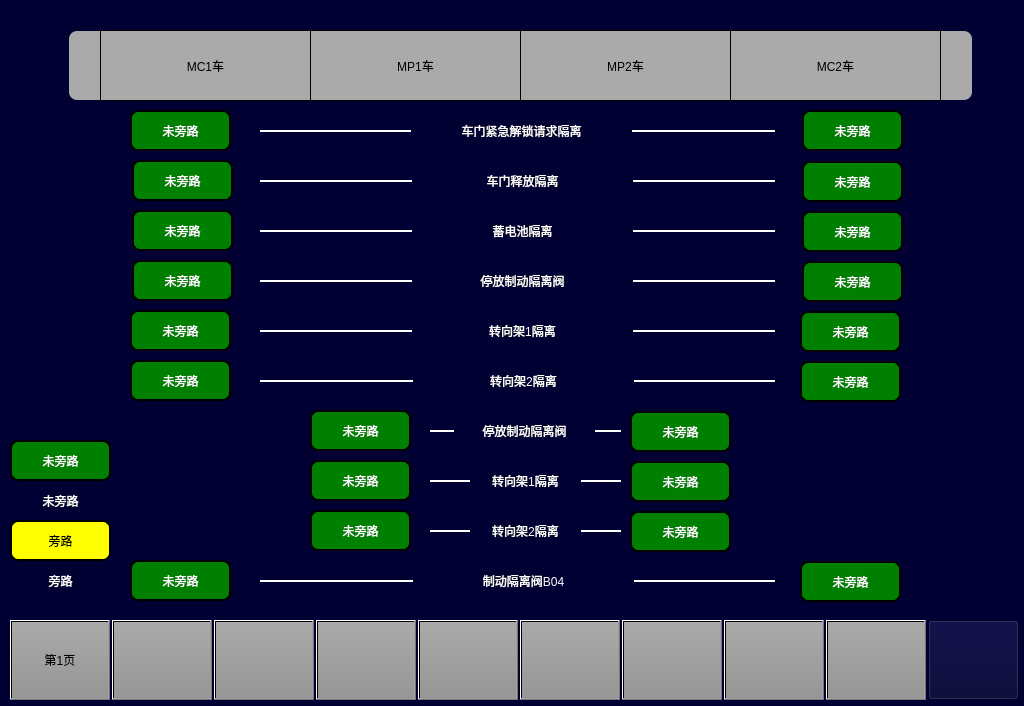
 <widget class="QWidget" name="ByPassPage2">
  <property name="geometry">
   <rect>
    <x>0</x>
    <y>0</y>
    <width>1024</width>
    <height>706</height>
   </rect>
  </property>
  <property name="windowTitle">
   <string>Form</string>
  </property>
  <property name="styleSheet">
   <string notr="true">background-color: rgb(0, 0, 50);</string>
  </property>
  <widget class="QPushButton" name="BTN7">
   <property name="geometry">
    <rect>
     <x>622</x>
     <y>620</y>
     <width>100</width>
     <height>80</height>
    </rect>
   </property>
   <property name="focusPolicy">
    <enum>Qt::NoFocus</enum>
   </property>
   <property name="styleSheet">
    <string notr="true">	font: 20px, &quot;微软雅黑&quot;;
    color: black;
	transparent;background:qlineargradient(spread:pad,x1:0,y1:0,x2:0,y2:1,stop:0 rgba(170,170,170,255),stop:1 rgba(150,150,150,255));
</string>
   </property>
   <property name="text">
    <string/>
   </property>
  </widget>
  <widget class="QLabel" name="lbl5_2">
   <property name="geometry">
    <rect>
     <x>800</x>
     <y>311</y>
     <width>101</width>
     <height>41</height>
    </rect>
   </property>
   <property name="styleSheet">
    <string notr="true">font: 20px  &quot;微软雅黑&quot;;
color: white;
background-color: green;
border:2px  solid black;
border-radius:8px;</string>
   </property>
   <property name="text">
    <string>未旁路</string>
   </property>
   <property name="alignment">
    <set>Qt::AlignCenter</set>
   </property>
  </widget>
  <widget class="QLabel" name="LBL1_5">
   <property name="geometry">
    <rect>
     <x>412</x>
     <y>310</y>
     <width>221</width>
     <height>41</height>
    </rect>
   </property>
   <property name="styleSheet">
    <string notr="true">font: 20px  &quot;微软雅黑&quot;;
color: white;
</string>
   </property>
   <property name="text">
    <string>转向架1隔离</string>
   </property>
   <property name="alignment">
    <set>Qt::AlignCenter</set>
   </property>
  </widget>
  <widget class="QLabel" name="LBL1_2">
   <property name="geometry">
    <rect>
     <x>412</x>
     <y>160</y>
     <width>221</width>
     <height>41</height>
    </rect>
   </property>
   <property name="styleSheet">
    <string notr="true">font: 20px  &quot;微软雅黑&quot;;
color: white;
</string>
   </property>
   <property name="text">
    <string>车门释放隔离</string>
   </property>
   <property name="alignment">
    <set>Qt::AlignCenter</set>
   </property>
  </widget>
  <widget class="QLabel" name="lbl1_1">
   <property name="geometry">
    <rect>
     <x>130</x>
     <y>110</y>
     <width>101</width>
     <height>41</height>
    </rect>
   </property>
   <property name="styleSheet">
    <string notr="true">font: 20px  &quot;微软雅黑&quot;;
color: white;
background-color: green;
border:2px  solid black;
border-radius:8px;</string>
   </property>
   <property name="text">
    <string>未旁路</string>
   </property>
   <property name="alignment">
    <set>Qt::AlignCenter</set>
   </property>
  </widget>
  <widget class="QPushButton" name="BTN6">
   <property name="geometry">
    <rect>
     <x>520</x>
     <y>620</y>
     <width>100</width>
     <height>80</height>
    </rect>
   </property>
   <property name="focusPolicy">
    <enum>Qt::NoFocus</enum>
   </property>
   <property name="styleSheet">
    <string notr="true">	font: 20px, &quot;微软雅黑&quot;;
    color: black;
	transparent;background:qlineargradient(spread:pad,x1:0,y1:0,x2:0,y2:1,stop:0 rgba(170,170,170,255),stop:1 rgba(150,150,150,255));
</string>
   </property>
   <property name="text">
    <string/>
   </property>
  </widget>
  <widget class="QLabel" name="linelbl1_2">
   <property name="geometry">
    <rect>
     <x>260</x>
     <y>180</y>
     <width>515</width>
     <height>2</height>
    </rect>
   </property>
   <property name="styleSheet">
    <string notr="true">border: 2px solid white;
</string>
   </property>
   <property name="text">
    <string/>
   </property>
   <property name="alignment">
    <set>Qt::AlignCenter</set>
   </property>
  </widget>
  <widget class="QLabel" name="lbl_cab1_active">
   <property name="geometry">
    <rect>
     <x>75</x>
     <y>55</y>
     <width>16</width>
     <height>17</height>
    </rect>
   </property>
   <property name="styleSheet">
    <string notr="true">background-color: rgb(0, 176, 80);
border-radius:8px;</string>
   </property>
   <property name="text">
    <string/>
   </property>
  </widget>
  <widget class="QLabel" name="lbl3_1">
   <property name="geometry">
    <rect>
     <x>132</x>
     <y>210</y>
     <width>101</width>
     <height>41</height>
    </rect>
   </property>
   <property name="styleSheet">
    <string notr="true">font: 20px  &quot;微软雅黑&quot;;
color: white;
background-color: green;
border:2px  solid black;
border-radius:8px;</string>
   </property>
   <property name="text">
    <string>未旁路</string>
   </property>
   <property name="alignment">
    <set>Qt::AlignCenter</set>
   </property>
  </widget>
  <widget class="QLabel" name="ZeroSpeedTC2lbl_4">
   <property name="geometry">
    <rect>
     <x>10</x>
     <y>440</y>
     <width>101</width>
     <height>41</height>
    </rect>
   </property>
   <property name="styleSheet">
    <string notr="true">font: 20px  &quot;微软雅黑&quot;;
color: white;
background-color: green;
border:2px  solid black;
border-radius:8px;</string>
   </property>
   <property name="text">
    <string>未旁路</string>
   </property>
   <property name="alignment">
    <set>Qt::AlignCenter</set>
   </property>
  </widget>
  <widget class="QLabel" name="LBL1_3">
   <property name="geometry">
    <rect>
     <x>412</x>
     <y>210</y>
     <width>221</width>
     <height>41</height>
    </rect>
   </property>
   <property name="styleSheet">
    <string notr="true">font: 20px  &quot;微软雅黑&quot;;
color: white;
</string>
   </property>
   <property name="text">
    <string>蓄电池隔离</string>
   </property>
   <property name="alignment">
    <set>Qt::AlignCenter</set>
   </property>
  </widget>
  <widget class="QPushButton" name="BTNHome">
   <property name="geometry">
    <rect>
     <x>928</x>
     <y>620</y>
     <width>91</width>
     <height>80</height>
    </rect>
   </property>
   <property name="focusPolicy">
    <enum>Qt::NoFocus</enum>
   </property>
   <property name="styleSheet">
    <string notr="true">border-image: url(:/images/image/Home.png);</string>
   </property>
   <property name="text">
    <string/>
   </property>
  </widget>
  <widget class="QPushButton" name="BTN4">
   <property name="geometry">
    <rect>
     <x>316</x>
     <y>620</y>
     <width>100</width>
     <height>80</height>
    </rect>
   </property>
   <property name="focusPolicy">
    <enum>Qt::NoFocus</enum>
   </property>
   <property name="styleSheet">
    <string notr="true">	font: 20px, &quot;微软雅黑&quot;;
    color: black;
	transparent;background:qlineargradient(spread:pad,x1:0,y1:0,x2:0,y2:1,stop:0 rgba(170,170,170,255),stop:1 rgba(150,150,150,255));
</string>
   </property>
   <property name="text">
    <string/>
   </property>
  </widget>
  <widget class="QLabel" name="lbl4_1">
   <property name="geometry">
    <rect>
     <x>132</x>
     <y>260</y>
     <width>101</width>
     <height>41</height>
    </rect>
   </property>
   <property name="styleSheet">
    <string notr="true">font: 20px  &quot;微软雅黑&quot;;
color: white;
background-color: green;
border:2px  solid black;
border-radius:8px;</string>
   </property>
   <property name="text">
    <string>未旁路</string>
   </property>
   <property name="alignment">
    <set>Qt::AlignCenter</set>
   </property>
  </widget>
  <widget class="QLabel" name="lbl_cab1_direction">
   <property name="geometry">
    <rect>
     <x>15</x>
     <y>50</y>
     <width>50</width>
     <height>30</height>
    </rect>
   </property>
   <property name="styleSheet">
    <string notr="true">border-image: url(:/images/image/arrowleft.png);</string>
   </property>
   <property name="text">
    <string/>
   </property>
  </widget>
  <widget class="QLabel" name="linelbl1">
   <property name="geometry">
    <rect>
     <x>260</x>
     <y>130</y>
     <width>515</width>
     <height>2</height>
    </rect>
   </property>
   <property name="styleSheet">
    <string notr="true">border: 2px solid white;
</string>
   </property>
   <property name="text">
    <string/>
   </property>
   <property name="alignment">
    <set>Qt::AlignCenter</set>
   </property>
  </widget>
  <widget class="QLabel" name="lbl2_1">
   <property name="geometry">
    <rect>
     <x>132</x>
     <y>160</y>
     <width>101</width>
     <height>41</height>
    </rect>
   </property>
   <property name="styleSheet">
    <string notr="true">font: 20px  &quot;微软雅黑&quot;;
color: white;
background-color: green;
border:2px  solid black;
border-radius:8px;</string>
   </property>
   <property name="text">
    <string>未旁路</string>
   </property>
   <property name="alignment">
    <set>Qt::AlignCenter</set>
   </property>
  </widget>
  <widget class="QPushButton" name="BTN9">
   <property name="geometry">
    <rect>
     <x>826</x>
     <y>620</y>
     <width>100</width>
     <height>80</height>
    </rect>
   </property>
   <property name="focusPolicy">
    <enum>Qt::NoFocus</enum>
   </property>
   <property name="styleSheet">
    <string notr="true">	font: 20px, &quot;微软雅黑&quot;;
    color: black;
	transparent;background:qlineargradient(spread:pad,x1:0,y1:0,x2:0,y2:1,stop:0 rgba(170,170,170,255),stop:1 rgba(150,150,150,255));
</string>
   </property>
   <property name="text">
    <string/>
   </property>
  </widget>
  <widget class="QPushButton" name="BTN8">
   <property name="geometry">
    <rect>
     <x>724</x>
     <y>620</y>
     <width>100</width>
     <height>80</height>
    </rect>
   </property>
   <property name="focusPolicy">
    <enum>Qt::NoFocus</enum>
   </property>
   <property name="styleSheet">
    <string notr="true">	font: 20px, &quot;微软雅黑&quot;;
    color: black;
	transparent;background:qlineargradient(spread:pad,x1:0,y1:0,x2:0,y2:1,stop:0 rgba(170,170,170,255),stop:1 rgba(150,150,150,255));
</string>
   </property>
   <property name="text">
    <string/>
   </property>
  </widget>
  <widget class="QLabel" name="LBLM1">
   <property name="geometry">
    <rect>
     <x>520</x>
     <y>30</y>
     <width>211</width>
     <height>71</height>
    </rect>
   </property>
   <property name="styleSheet">
    <string notr="true">background-color:rgb(170,170,170);
border:1px solid black;
font:20px &quot;微软雅黑&quot;;</string>
   </property>
   <property name="text">
    <string>MP2车</string>
   </property>
   <property name="alignment">
    <set>Qt::AlignCenter</set>
   </property>
  </widget>
  <widget class="QLabel" name="LBL1_10">
   <property name="geometry">
    <rect>
     <x>470</x>
     <y>460</y>
     <width>111</width>
     <height>41</height>
    </rect>
   </property>
   <property name="styleSheet">
    <string notr="true">font: 20px  &quot;微软雅黑&quot;;
color: white;
</string>
   </property>
   <property name="text">
    <string>转向架1隔离</string>
   </property>
   <property name="alignment">
    <set>Qt::AlignCenter</set>
   </property>
  </widget>
  <widget class="QLabel" name="LBLMP1">
   <property name="geometry">
    <rect>
     <x>310</x>
     <y>30</y>
     <width>211</width>
     <height>71</height>
    </rect>
   </property>
   <property name="styleSheet">
    <string notr="true">background-color:rgb(170,170,170);
border:1px solid black;
font:20px &quot;微软雅黑&quot;;</string>
   </property>
   <property name="text">
    <string>MP1车</string>
   </property>
   <property name="alignment">
    <set>Qt::AlignCenter</set>
   </property>
  </widget>
  <widget class="QLabel" name="linelbl1_8">
   <property name="geometry">
    <rect>
     <x>430</x>
     <y>480</y>
     <width>191</width>
     <height>2</height>
    </rect>
   </property>
   <property name="styleSheet">
    <string notr="true">border: 2px solid white;
</string>
   </property>
   <property name="text">
    <string/>
   </property>
   <property name="alignment">
    <set>Qt::AlignCenter</set>
   </property>
  </widget>
  <widget class="QLabel" name="LBLTC1">
   <property name="geometry">
    <rect>
     <x>100</x>
     <y>30</y>
     <width>211</width>
     <height>71</height>
    </rect>
   </property>
   <property name="styleSheet">
    <string notr="true">background-color:rgb(170,170,170);
border:1px solid black;
font:20px &quot;微软雅黑&quot;;</string>
   </property>
   <property name="text">
    <string>MC1车</string>
   </property>
   <property name="alignment">
    <set>Qt::AlignCenter</set>
   </property>
  </widget>
  <widget class="QLabel" name="lbl_cab2_direction">
   <property name="geometry">
    <rect>
     <x>974</x>
     <y>50</y>
     <width>50</width>
     <height>30</height>
    </rect>
   </property>
   <property name="styleSheet">
    <string notr="true">border-image: url(:/images/image/arrowright.png);</string>
   </property>
   <property name="text">
    <string/>
   </property>
  </widget>
  <widget class="QLabel" name="linelbl1_6">
   <property name="geometry">
    <rect>
     <x>260</x>
     <y>380</y>
     <width>515</width>
     <height>2</height>
    </rect>
   </property>
   <property name="styleSheet">
    <string notr="true">border: 2px solid white;
</string>
   </property>
   <property name="text">
    <string/>
   </property>
   <property name="alignment">
    <set>Qt::AlignCenter</set>
   </property>
  </widget>
  <widget class="QLabel" name="lbl8_2">
   <property name="geometry">
    <rect>
     <x>630</x>
     <y>461</y>
     <width>101</width>
     <height>41</height>
    </rect>
   </property>
   <property name="styleSheet">
    <string notr="true">font: 20px  &quot;微软雅黑&quot;;
color: white;
background-color: green;
border:2px  solid black;
border-radius:8px;</string>
   </property>
   <property name="text">
    <string>未旁路</string>
   </property>
   <property name="alignment">
    <set>Qt::AlignCenter</set>
   </property>
  </widget>
  <widget class="QLabel" name="LBL1_6">
   <property name="geometry">
    <rect>
     <x>413</x>
     <y>360</y>
     <width>221</width>
     <height>41</height>
    </rect>
   </property>
   <property name="styleSheet">
    <string notr="true">font: 20px  &quot;微软雅黑&quot;;
color: white;
</string>
   </property>
   <property name="text">
    <string>转向架2隔离</string>
   </property>
   <property name="alignment">
    <set>Qt::AlignCenter</set>
   </property>
  </widget>
  <widget class="QLabel" name="LBL1_7">
   <property name="geometry">
    <rect>
     <x>454</x>
     <y>410</y>
     <width>141</width>
     <height>41</height>
    </rect>
   </property>
   <property name="styleSheet">
    <string notr="true">font: 20px  &quot;微软雅黑&quot;;
color: white;
</string>
   </property>
   <property name="text">
    <string>停放制动隔离阀</string>
   </property>
   <property name="alignment">
    <set>Qt::AlignCenter</set>
   </property>
  </widget>
  <widget class="QLabel" name="lbl_cab2_active">
   <property name="geometry">
    <rect>
     <x>950</x>
     <y>55</y>
     <width>16</width>
     <height>17</height>
    </rect>
   </property>
   <property name="styleSheet">
    <string notr="true">background-color: rgb(0, 176, 80);
border-radius:8px;</string>
   </property>
   <property name="text">
    <string/>
   </property>
  </widget>
  <widget class="QLabel" name="lbl1_2">
   <property name="geometry">
    <rect>
     <x>802</x>
     <y>110</y>
     <width>101</width>
     <height>41</height>
    </rect>
   </property>
   <property name="styleSheet">
    <string notr="true">font: 20px  &quot;微软雅黑&quot;;
color: white;
background-color: green;
border:2px  solid black;
border-radius:8px;</string>
   </property>
   <property name="text">
    <string>未旁路</string>
   </property>
   <property name="alignment">
    <set>Qt::AlignCenter</set>
   </property>
  </widget>
  <widget class="QLabel" name="lbl7_2">
   <property name="geometry">
    <rect>
     <x>630</x>
     <y>411</y>
     <width>101</width>
     <height>41</height>
    </rect>
   </property>
   <property name="styleSheet">
    <string notr="true">font: 20px  &quot;微软雅黑&quot;;
color: white;
background-color: green;
border:2px  solid black;
border-radius:8px;</string>
   </property>
   <property name="text">
    <string>未旁路</string>
   </property>
   <property name="alignment">
    <set>Qt::AlignCenter</set>
   </property>
  </widget>
  <widget class="QLabel" name="lbl5_1">
   <property name="geometry">
    <rect>
     <x>130</x>
     <y>310</y>
     <width>101</width>
     <height>41</height>
    </rect>
   </property>
   <property name="styleSheet">
    <string notr="true">font: 20px  &quot;微软雅黑&quot;;
color: white;
background-color: green;
border:2px  solid black;
border-radius:8px;</string>
   </property>
   <property name="text">
    <string>未旁路</string>
   </property>
   <property name="alignment">
    <set>Qt::AlignCenter</set>
   </property>
  </widget>
  <widget class="QLabel" name="lbl6_2">
   <property name="geometry">
    <rect>
     <x>800</x>
     <y>361</y>
     <width>101</width>
     <height>41</height>
    </rect>
   </property>
   <property name="styleSheet">
    <string notr="true">font: 20px  &quot;微软雅黑&quot;;
color: white;
background-color: green;
border:2px  solid black;
border-radius:8px;</string>
   </property>
   <property name="text">
    <string>未旁路</string>
   </property>
   <property name="alignment">
    <set>Qt::AlignCenter</set>
   </property>
  </widget>
  <widget class="QPushButton" name="BTN5">
   <property name="geometry">
    <rect>
     <x>418</x>
     <y>620</y>
     <width>100</width>
     <height>80</height>
    </rect>
   </property>
   <property name="focusPolicy">
    <enum>Qt::NoFocus</enum>
   </property>
   <property name="styleSheet">
    <string notr="true">	font: 20px, &quot;微软雅黑&quot;;
    color: black;
	transparent;background:qlineargradient(spread:pad,x1:0,y1:0,x2:0,y2:1,stop:0 rgba(170,170,170,255),stop:1 rgba(150,150,150,255));
</string>
   </property>
   <property name="text">
    <string/>
   </property>
  </widget>
  <widget class="QLabel" name="LBL1_8">
   <property name="geometry">
    <rect>
     <x>10</x>
     <y>490</y>
     <width>101</width>
     <height>21</height>
    </rect>
   </property>
   <property name="styleSheet">
    <string notr="true">font: 20px  &quot;微软雅黑&quot;;
color: white;
</string>
   </property>
   <property name="text">
    <string>未旁路</string>
   </property>
   <property name="alignment">
    <set>Qt::AlignCenter</set>
   </property>
  </widget>
  <widget class="QLabel" name="LBL1_9">
   <property name="geometry">
    <rect>
     <x>10</x>
     <y>570</y>
     <width>101</width>
     <height>21</height>
    </rect>
   </property>
   <property name="styleSheet">
    <string notr="true">font: 20px  &quot;微软雅黑&quot;;
color: white;
</string>
   </property>
   <property name="text">
    <string>旁路</string>
   </property>
   <property name="alignment">
    <set>Qt::AlignCenter</set>
   </property>
  </widget>
  <widget class="QLabel" name="linelbl1_5">
   <property name="geometry">
    <rect>
     <x>260</x>
     <y>330</y>
     <width>515</width>
     <height>2</height>
    </rect>
   </property>
   <property name="styleSheet">
    <string notr="true">border: 2px solid white;
</string>
   </property>
   <property name="text">
    <string/>
   </property>
   <property name="alignment">
    <set>Qt::AlignCenter</set>
   </property>
  </widget>
  <widget class="QLabel" name="label">
   <property name="geometry">
    <rect>
     <x>69</x>
     <y>31</y>
     <width>31</width>
     <height>69</height>
    </rect>
   </property>
   <property name="styleSheet">
    <string notr="true">background-color:rgb(170,170,170);
border-top-left-radius:8px;
border-bottom-left-radius:8px;</string>
   </property>
   <property name="text">
    <string/>
   </property>
  </widget>
  <widget class="QLabel" name="label_2">
   <property name="geometry">
    <rect>
     <x>941</x>
     <y>31</y>
     <width>31</width>
     <height>69</height>
    </rect>
   </property>
   <property name="styleSheet">
    <string notr="true">background-color:rgb(170,170,170);
border-top-right-radius:8px;
border-bottom-right-radius:8px;</string>
   </property>
   <property name="text">
    <string/>
   </property>
  </widget>
  <widget class="QPushButton" name="BTN1">
   <property name="geometry">
    <rect>
     <x>10</x>
     <y>620</y>
     <width>100</width>
     <height>80</height>
    </rect>
   </property>
   <property name="focusPolicy">
    <enum>Qt::NoFocus</enum>
   </property>
   <property name="styleSheet">
    <string notr="true">font: 20px, &quot;微软雅黑&quot;;color: black;transparent;background:qlineargradient(spread:pad,x1:0,y1:0,x2:0,y2:1,stop:0 rgba(170,170,170,255),stop:1 rgba(150,150,150,255));</string>
   </property>
   <property name="text">
    <string>第1页</string>
   </property>
  </widget>
  <widget class="QLabel" name="lbl8_1">
   <property name="geometry">
    <rect>
     <x>310</x>
     <y>460</y>
     <width>101</width>
     <height>41</height>
    </rect>
   </property>
   <property name="styleSheet">
    <string notr="true">font: 20px  &quot;微软雅黑&quot;;
color: white;
background-color: green;
border:2px  solid black;
border-radius:8px;</string>
   </property>
   <property name="text">
    <string>未旁路</string>
   </property>
   <property name="alignment">
    <set>Qt::AlignCenter</set>
   </property>
  </widget>
  <widget class="QLabel" name="LBL1">
   <property name="geometry">
    <rect>
     <x>411</x>
     <y>110</y>
     <width>221</width>
     <height>41</height>
    </rect>
   </property>
   <property name="styleSheet">
    <string notr="true">font: 20px  &quot;微软雅黑&quot;;
color: white;
</string>
   </property>
   <property name="text">
    <string>车门紧急解锁请求隔离</string>
   </property>
   <property name="alignment">
    <set>Qt::AlignCenter</set>
   </property>
  </widget>
  <widget class="QLabel" name="lbl4_2">
   <property name="geometry">
    <rect>
     <x>802</x>
     <y>261</y>
     <width>101</width>
     <height>41</height>
    </rect>
   </property>
   <property name="styleSheet">
    <string notr="true">font: 20px  &quot;微软雅黑&quot;;
color: white;
background-color: green;
border:2px  solid black;
border-radius:8px;</string>
   </property>
   <property name="text">
    <string>未旁路</string>
   </property>
   <property name="alignment">
    <set>Qt::AlignCenter</set>
   </property>
  </widget>
  <widget class="QLabel" name="LBLM2">
   <property name="geometry">
    <rect>
     <x>730</x>
     <y>30</y>
     <width>211</width>
     <height>71</height>
    </rect>
   </property>
   <property name="styleSheet">
    <string notr="true">background-color:rgb(170,170,170);
border:1px solid black;
font:20px &quot;微软雅黑&quot;;</string>
   </property>
   <property name="text">
    <string>MC2车</string>
   </property>
   <property name="alignment">
    <set>Qt::AlignCenter</set>
   </property>
  </widget>
  <widget class="QPushButton" name="BTN2">
   <property name="geometry">
    <rect>
     <x>112</x>
     <y>620</y>
     <width>100</width>
     <height>80</height>
    </rect>
   </property>
   <property name="focusPolicy">
    <enum>Qt::NoFocus</enum>
   </property>
   <property name="styleSheet">
    <string notr="true">font: 20px, &quot;微软雅黑&quot;;color: black;transparent;background:qlineargradient(spread:pad,x1:0,y1:0,x2:0,y2:1,stop:0 rgba(170,170,170,255),stop:1 rgba(150,150,150,255));</string>
   </property>
   <property name="text">
    <string/>
   </property>
  </widget>
  <widget class="QLabel" name="lbl3_2">
   <property name="geometry">
    <rect>
     <x>802</x>
     <y>211</y>
     <width>101</width>
     <height>41</height>
    </rect>
   </property>
   <property name="styleSheet">
    <string notr="true">font: 20px  &quot;微软雅黑&quot;;
color: white;
background-color: green;
border:2px  solid black;
border-radius:8px;</string>
   </property>
   <property name="text">
    <string>未旁路</string>
   </property>
   <property name="alignment">
    <set>Qt::AlignCenter</set>
   </property>
  </widget>
  <widget class="QPushButton" name="BTN3">
   <property name="geometry">
    <rect>
     <x>214</x>
     <y>620</y>
     <width>100</width>
     <height>80</height>
    </rect>
   </property>
   <property name="focusPolicy">
    <enum>Qt::NoFocus</enum>
   </property>
   <property name="styleSheet">
    <string notr="true">	font: 20px, &quot;微软雅黑&quot;;
    color: black;
	transparent;background:qlineargradient(spread:pad,x1:0,y1:0,x2:0,y2:1,stop:0 rgba(170,170,170,255),stop:1 rgba(150,150,150,255));
</string>
   </property>
   <property name="text">
    <string/>
   </property>
  </widget>
  <widget class="QLabel" name="lbl2_2">
   <property name="geometry">
    <rect>
     <x>802</x>
     <y>161</y>
     <width>101</width>
     <height>41</height>
    </rect>
   </property>
   <property name="styleSheet">
    <string notr="true">font: 20px  &quot;微软雅黑&quot;;
color: white;
background-color: green;
border:2px  solid black;
border-radius:8px;</string>
   </property>
   <property name="text">
    <string>未旁路</string>
   </property>
   <property name="alignment">
    <set>Qt::AlignCenter</set>
   </property>
  </widget>
  <widget class="QLabel" name="lbl6_1">
   <property name="geometry">
    <rect>
     <x>130</x>
     <y>360</y>
     <width>101</width>
     <height>41</height>
    </rect>
   </property>
   <property name="styleSheet">
    <string notr="true">font: 20px  &quot;微软雅黑&quot;;
color: white;
background-color: green;
border:2px  solid black;
border-radius:8px;</string>
   </property>
   <property name="text">
    <string>未旁路</string>
   </property>
   <property name="alignment">
    <set>Qt::AlignCenter</set>
   </property>
  </widget>
  <widget class="QLabel" name="linelbl1_7">
   <property name="geometry">
    <rect>
     <x>430</x>
     <y>430</y>
     <width>191</width>
     <height>2</height>
    </rect>
   </property>
   <property name="styleSheet">
    <string notr="true">border: 2px solid white;
</string>
   </property>
   <property name="text">
    <string/>
   </property>
   <property name="alignment">
    <set>Qt::AlignCenter</set>
   </property>
  </widget>
  <widget class="QLabel" name="lbl7_1">
   <property name="geometry">
    <rect>
     <x>310</x>
     <y>410</y>
     <width>101</width>
     <height>41</height>
    </rect>
   </property>
   <property name="styleSheet">
    <string notr="true">font: 20px  &quot;微软雅黑&quot;;
color: white;
background-color: green;
border:2px  solid black;
border-radius:8px;</string>
   </property>
   <property name="text">
    <string>未旁路</string>
   </property>
   <property name="alignment">
    <set>Qt::AlignCenter</set>
   </property>
  </widget>
  <widget class="QLabel" name="linelbl1_4">
   <property name="geometry">
    <rect>
     <x>260</x>
     <y>280</y>
     <width>515</width>
     <height>2</height>
    </rect>
   </property>
   <property name="styleSheet">
    <string notr="true">border: 2px solid white;
</string>
   </property>
   <property name="text">
    <string/>
   </property>
   <property name="alignment">
    <set>Qt::AlignCenter</set>
   </property>
  </widget>
  <widget class="QLabel" name="ZeroSpeedTC2lbl_6">
   <property name="geometry">
    <rect>
     <x>10</x>
     <y>520</y>
     <width>101</width>
     <height>41</height>
    </rect>
   </property>
   <property name="styleSheet">
    <string notr="true">font: 20px  &quot;微软雅黑&quot;;
color: black;
background-color: yellow;
border:2px  solid black;
border-radius:8px;</string>
   </property>
   <property name="text">
    <string>旁路</string>
   </property>
   <property name="alignment">
    <set>Qt::AlignCenter</set>
   </property>
  </widget>
  <widget class="QLabel" name="LBL1_4">
   <property name="geometry">
    <rect>
     <x>412</x>
     <y>260</y>
     <width>221</width>
     <height>41</height>
    </rect>
   </property>
   <property name="styleSheet">
    <string notr="true">font: 20px  &quot;微软雅黑&quot;;
color: white;
</string>
   </property>
   <property name="text">
    <string>停放制动隔离阀</string>
   </property>
   <property name="alignment">
    <set>Qt::AlignCenter</set>
   </property>
  </widget>
  <widget class="QLabel" name="linelbl1_3">
   <property name="geometry">
    <rect>
     <x>260</x>
     <y>230</y>
     <width>515</width>
     <height>2</height>
    </rect>
   </property>
   <property name="styleSheet">
    <string notr="true">border: 2px solid white;
</string>
   </property>
   <property name="text">
    <string/>
   </property>
   <property name="alignment">
    <set>Qt::AlignCenter</set>
   </property>
  </widget>
  <widget class="QLabel" name="linelbl1_10">
   <property name="geometry">
    <rect>
     <x>260</x>
     <y>580</y>
     <width>515</width>
     <height>2</height>
    </rect>
   </property>
   <property name="styleSheet">
    <string notr="true">border: 2px solid white;
</string>
   </property>
   <property name="text">
    <string/>
   </property>
   <property name="alignment">
    <set>Qt::AlignCenter</set>
   </property>
  </widget>
  <widget class="QLabel" name="linelbl1_9">
   <property name="geometry">
    <rect>
     <x>430</x>
     <y>530</y>
     <width>191</width>
     <height>2</height>
    </rect>
   </property>
   <property name="styleSheet">
    <string notr="true">border: 2px solid white;
</string>
   </property>
   <property name="text">
    <string/>
   </property>
   <property name="alignment">
    <set>Qt::AlignCenter</set>
   </property>
  </widget>
  <widget class="QLabel" name="lbl10_1">
   <property name="geometry">
    <rect>
     <x>130</x>
     <y>560</y>
     <width>101</width>
     <height>41</height>
    </rect>
   </property>
   <property name="styleSheet">
    <string notr="true">font: 20px  &quot;微软雅黑&quot;;
color: white;
background-color: green;
border:2px  solid black;
border-radius:8px;</string>
   </property>
   <property name="text">
    <string>未旁路</string>
   </property>
   <property name="alignment">
    <set>Qt::AlignCenter</set>
   </property>
  </widget>
  <widget class="QLabel" name="lbl9_2">
   <property name="geometry">
    <rect>
     <x>630</x>
     <y>511</y>
     <width>101</width>
     <height>41</height>
    </rect>
   </property>
   <property name="styleSheet">
    <string notr="true">font: 20px  &quot;微软雅黑&quot;;
color: white;
background-color: green;
border:2px  solid black;
border-radius:8px;</string>
   </property>
   <property name="text">
    <string>未旁路</string>
   </property>
   <property name="alignment">
    <set>Qt::AlignCenter</set>
   </property>
  </widget>
  <widget class="QLabel" name="lbl10_2">
   <property name="geometry">
    <rect>
     <x>800</x>
     <y>561</y>
     <width>101</width>
     <height>41</height>
    </rect>
   </property>
   <property name="styleSheet">
    <string notr="true">font: 20px  &quot;微软雅黑&quot;;
color: white;
background-color: green;
border:2px  solid black;
border-radius:8px;</string>
   </property>
   <property name="text">
    <string>未旁路</string>
   </property>
   <property name="alignment">
    <set>Qt::AlignCenter</set>
   </property>
  </widget>
  <widget class="QLabel" name="lbl9_1">
   <property name="geometry">
    <rect>
     <x>310</x>
     <y>510</y>
     <width>101</width>
     <height>41</height>
    </rect>
   </property>
   <property name="styleSheet">
    <string notr="true">font: 20px  &quot;微软雅黑&quot;;
color: white;
background-color: green;
border:2px  solid black;
border-radius:8px;</string>
   </property>
   <property name="text">
    <string>未旁路</string>
   </property>
   <property name="alignment">
    <set>Qt::AlignCenter</set>
   </property>
  </widget>
  <widget class="QLabel" name="LBL1_11">
   <property name="geometry">
    <rect>
     <x>470</x>
     <y>510</y>
     <width>111</width>
     <height>41</height>
    </rect>
   </property>
   <property name="styleSheet">
    <string notr="true">font: 20px  &quot;微软雅黑&quot;;
color: white;
</string>
   </property>
   <property name="text">
    <string>转向架2隔离</string>
   </property>
   <property name="alignment">
    <set>Qt::AlignCenter</set>
   </property>
  </widget>
  <widget class="QLabel" name="LBL1_12">
   <property name="geometry">
    <rect>
     <x>413</x>
     <y>560</y>
     <width>221</width>
     <height>41</height>
    </rect>
   </property>
   <property name="styleSheet">
    <string notr="true">font: 20px  &quot;微软雅黑&quot;;
color: white;
</string>
   </property>
   <property name="text">
    <string>制动隔离阀B04</string>
   </property>
   <property name="alignment">
    <set>Qt::AlignCenter</set>
   </property>
  </widget>
  <zorder>BTN7</zorder>
  <zorder>lbl5_2</zorder>
  <zorder>lbl1_1</zorder>
  <zorder>BTN6</zorder>
  <zorder>linelbl1_2</zorder>
  <zorder>lbl_cab1_active</zorder>
  <zorder>lbl3_1</zorder>
  <zorder>ZeroSpeedTC2lbl_4</zorder>
  <zorder>BTNHome</zorder>
  <zorder>BTN4</zorder>
  <zorder>lbl4_1</zorder>
  <zorder>lbl_cab1_direction</zorder>
  <zorder>linelbl1</zorder>
  <zorder>lbl2_1</zorder>
  <zorder>BTN9</zorder>
  <zorder>BTN8</zorder>
  <zorder>LBLM1</zorder>
  <zorder>LBLMP1</zorder>
  <zorder>linelbl1_8</zorder>
  <zorder>LBLTC1</zorder>
  <zorder>lbl_cab2_direction</zorder>
  <zorder>linelbl1_6</zorder>
  <zorder>lbl8_2</zorder>
  <zorder>LBL1_6</zorder>
  <zorder>lbl_cab2_active</zorder>
  <zorder>lbl1_2</zorder>
  <zorder>lbl7_2</zorder>
  <zorder>lbl5_1</zorder>
  <zorder>lbl6_2</zorder>
  <zorder>BTN5</zorder>
  <zorder>LBL1_8</zorder>
  <zorder>LBL1_9</zorder>
  <zorder>linelbl1_5</zorder>
  <zorder>label</zorder>
  <zorder>label_2</zorder>
  <zorder>BTN1</zorder>
  <zorder>lbl8_1</zorder>
  <zorder>LBL1</zorder>
  <zorder>lbl4_2</zorder>
  <zorder>LBLM2</zorder>
  <zorder>BTN2</zorder>
  <zorder>lbl3_2</zorder>
  <zorder>BTN3</zorder>
  <zorder>lbl2_2</zorder>
  <zorder>lbl6_1</zorder>
  <zorder>linelbl1_7</zorder>
  <zorder>lbl7_1</zorder>
  <zorder>linelbl1_4</zorder>
  <zorder>ZeroSpeedTC2lbl_6</zorder>
  <zorder>LBL1_4</zorder>
  <zorder>linelbl1_3</zorder>
  <zorder>LBL1_2</zorder>
  <zorder>LBL1_3</zorder>
  <zorder>LBL1_5</zorder>
  <zorder>LBL1_7</zorder>
  <zorder>LBL1_10</zorder>
  <zorder>linelbl1_10</zorder>
  <zorder>linelbl1_9</zorder>
  <zorder>lbl10_1</zorder>
  <zorder>lbl9_2</zorder>
  <zorder>lbl10_2</zorder>
  <zorder>lbl9_1</zorder>
  <zorder>LBL1_11</zorder>
  <zorder>LBL1_12</zorder>
 </widget>
